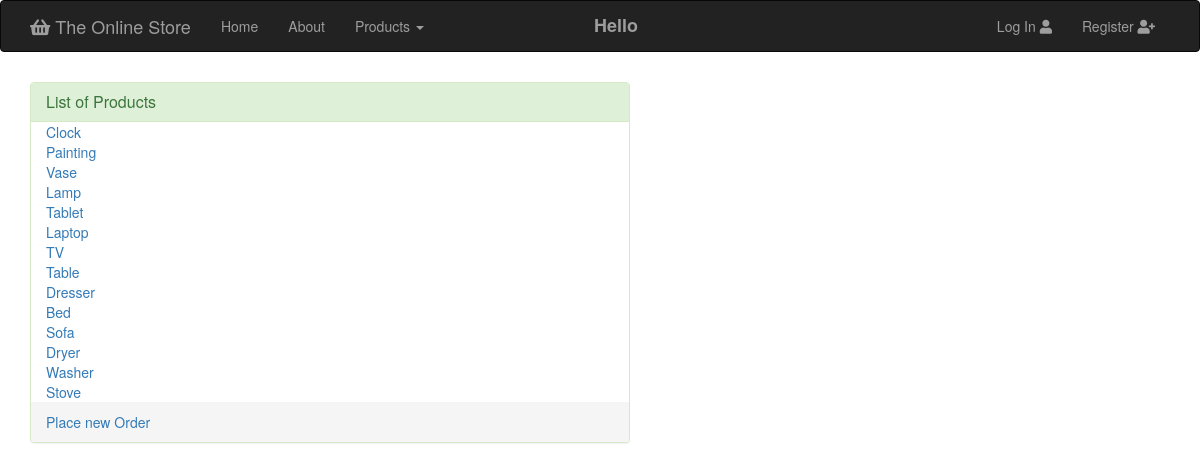
The page /myapp/products/ on the database its author committed.
### myapp/models.py (models this page shows, shortened)
class Product(models.Model):
    category = models.ForeignKey(Category, related_name='products', on_delete=models.CASCADE)
    name = models.CharField(max_length=200)
    price = models.DecimalField(max_digits=10, decimal_places=2)
    stock = models.PositiveIntegerField(default=100,validators=[MaxValueValidator(1000),MinValueValidator(0)])
    available = models.BooleanField(default=True)
    description = models.TextField(null=True, blank=True)
    interested = models.PositiveIntegerField(default=0)

### myapp/views.py (the view)
# urls.py: path(r'products/', views.products, name='products'),
def products(request):
    prodlist = Product.objects.all().order_by('id')
    return render(request, 'myapp/products.html', {'prodlist': prodlist})

### templates/myapp/products.html
{% extends 'myapp/base.html' %}
{% block body_block %}
    {% if prodlist %}
        <div class="panel panel-success detailpanel">
            <div class="panel-heading"><h3 class="panel-title">List of Products</h3></div>
            <ul class="list-group productsthing">
                {% for prod  in prodlist %}
                    <li> <a href="{% url 'myapp:product detail' prod.pk %}"> {{ prod.name}} </a></li>
                {% endfor %}
            </ul>
            <div class="panel-footer">
                <a href="{% url 'myapp:place_order' %}">Place new Order</a>
            </div>
        </div>
    {% else %}
        <div class="alert alert-warning" role="alert">There are no available Products!</div>
    {% endif %}
{% endblock %}

### templates/myapp/base.html (shortened to what this page needs)
<!DOCTYPE html>
{% load staticfiles %}
<html>
<head>
    <link rel="stylesheet" type="text/css" href="{% static 'myapp/style.css' %}" />
    <link rel="stylesheet" href="https://use.fontawesome.com/releases/v5.0.13/css/all.css">
    <link rel="stylesheet" href="https://maxcdn.bootstrapcdn.com/bootstrap/3.3.7/css/bootstrap.min.css">
</head>
<body>
<nav class="navbar navbar-inverse" style="margin-bottom: 0">
        <div class="container">
          <div class="navbar-header">
            <a class="navbar-brand" href="{% url 'myapp:index' %}"><i class="fas fa-shopping-basket"></i> The Online Store</a>
          </div>
            <div class="collapse navbar-collapse" id="bs-example-navbar-collapse-1">
                <ul class="nav navbar-nav">
                    <li ><a href="{% url 'myapp:index' %}">Home </a></li>
                    <li><a href="{% url 'myapp:about' %}">About</a></li>
                    <li class="dropdown">
                        <a href="#" class="dropdown-toggle" data-toggle="dropdown" role="button" aria-haspopup="true" aria-expanded="false">Products <span class="caret"></span></a>
                    </li>
                </ul>
              <h4 class="message navbar-text usernamething">{% block myhdg %}Hello {{ request.user.username | upper }}  {% endblock %}</h4>
            <ul class="nav navbar-nav navbar-right">
                {% if request.user.is_authenticated %}
                    <li><a href="{%  url 'myapp:myorders' %}"> View Your Orders <i class="fas fa-shopping-cart"></i> </a></li>
                    <li><a href="{% url 'myapp:logout' %}"> Log Out <i class="fas fa-user-times"></i> </a></li>
                {% else %}
                    <li><a href="{% url 'myapp:login' %}">Log In <i class="fas fa-user"></i> </a></li>
                    <li><a href="{% url 'myapp:register' %}"> Register <i class="fas fa-user-plus"></i> </a></li>
                {% endif %}
            </ul>
          </div>
        </div>
    </nav>
<div>
    {% block body_block%}***{% endblock %}
</div>
</body>
</html>

### myapp/static/myapp/style.css (style rules this page uses)
body { font-family: 'Lato', sans-serif; }
.message { padding-left: 140px; font-weight: bold; }
.detailpanel { width: 50%; margin-top: 30px; margin-left: 30px; }
ul { list-style: none; }
.productsthing { margin-left: 15px; }

### rows shown on the page
Product: name "Clock"
Product: name "Painting"
Product: name "Vase"
Product: name "Lamp"
Product: name "Tablet"
Product: name "Laptop"
Product: name "TV"
Product: name "Table"
Product: name "Dresser"
Product: name "Bed"
Product: name "Sofa"
Product: name "Dryer"
Product: name "Washer"
Product: name "Stove"
